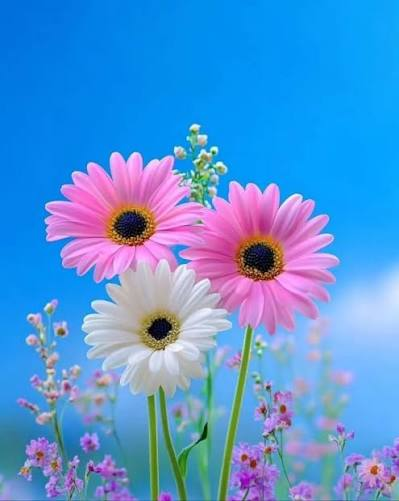
#> input picture photos/flower image.jpg, 399 x 501 px, found by its file name
$ python Canny-edge-detection.py
#> lines starting #> are read from the running program, lines starting #| are printed output that depends on the picture; after the words box and inside, x2 and y2 are one past the last pixel; in counts of white or black regions, pixels touching at a corner belong together
#Purpose of this method to detect edges (boundries of image ). => For separation of objects => Features extraction

#Syntax for this method :  => edge = cv2.Canny(image,thrsehold 1,threshold 2)

import cv2
image = cv2.imread(r"photos\flower image.jpg",cv2.IMREAD_GRAYSCALE)
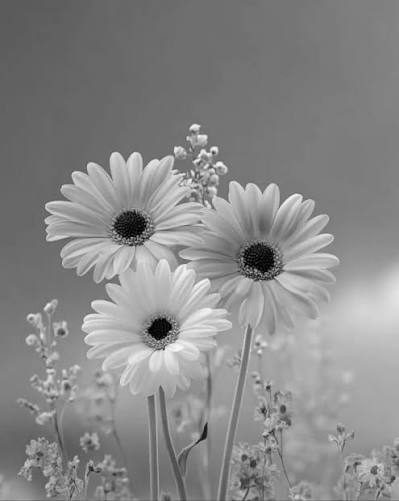
#> image: shape (501, 399); min 0, max 252, mean 136.4

edges = cv2.Canny(image,50,150)
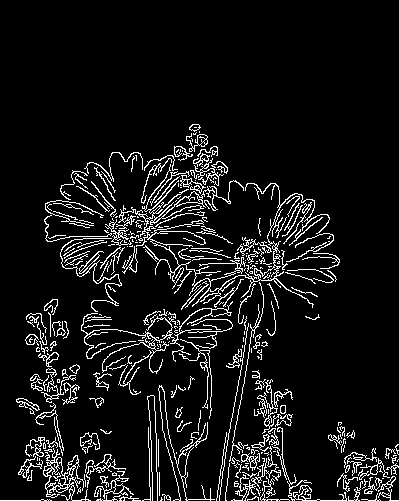
#> edges: shape (501, 399); 8.3% white in thin lines or dots, all inside (x1, y1, x2, y2) = (0, 124, 399, 501)
cv2.imwrite("Canny image.jpeg",edges)
cv2.imshow("Orginal image",image)
cv2.imshow("Edges image",edges)

cv2.waitKey(0)
cv2.destroyAllWindows()

$ run again, with photos/Cat image 3.jpg copied over photos/flower image.jpg
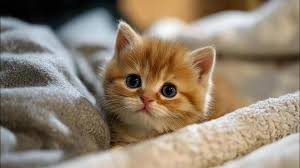
#> input picture photos/Cat image 3.jpg, 300 x 168 px, found by its file name
#> `image = cv2.imread(r"photos\flower image.jpg",cv2.IMREAD_GRAYSCALE)`:
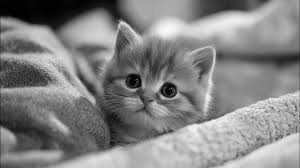
#> image: shape (168, 300); min 0, max 251, mean 132.1
#> `edges = cv2.Canny(image,50,150)`:
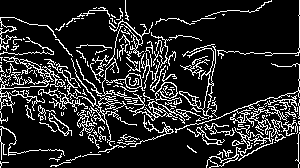
#> edges: shape (168, 300); 15.2% white in thin lines or dots

$ run again, with photos/Nature.jpg copied over photos/flower image.jpg
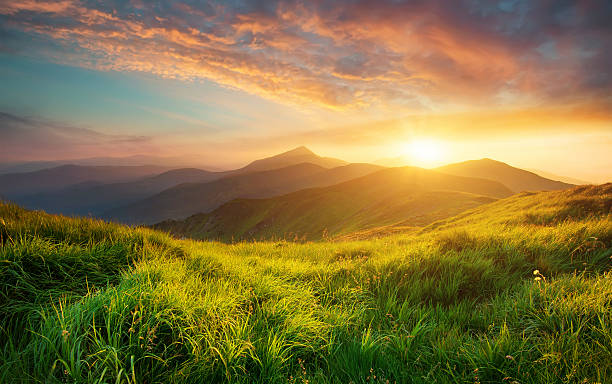
#> input picture photos/Nature.jpg, 612 x 384 px, found by its file name
#> `image = cv2.imread(r"photos\flower image.jpg",cv2.IMREAD_GRAYSCALE)`:
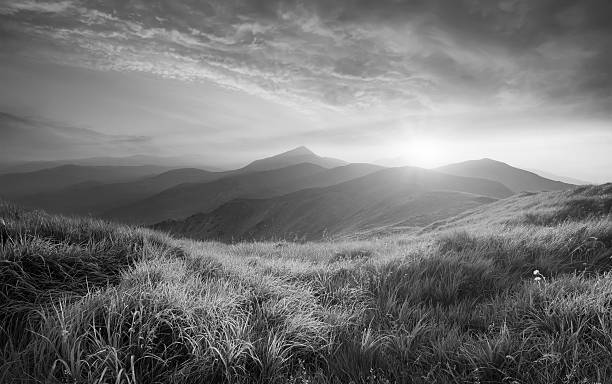
#> image: shape (384, 612); min 0, max 255, mean 116.6
#> `edges = cv2.Canny(image,50,150)`:
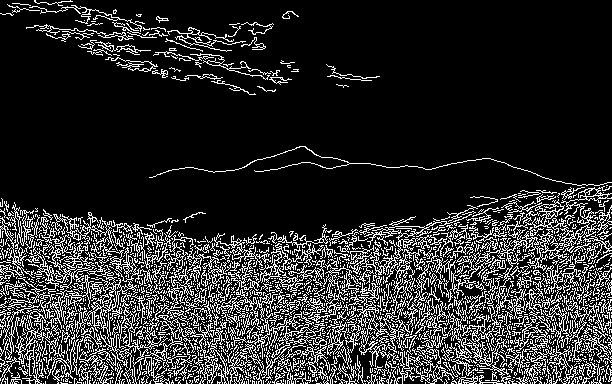
#> edges: shape (384, 612); 17.2% white in thin lines or dots
